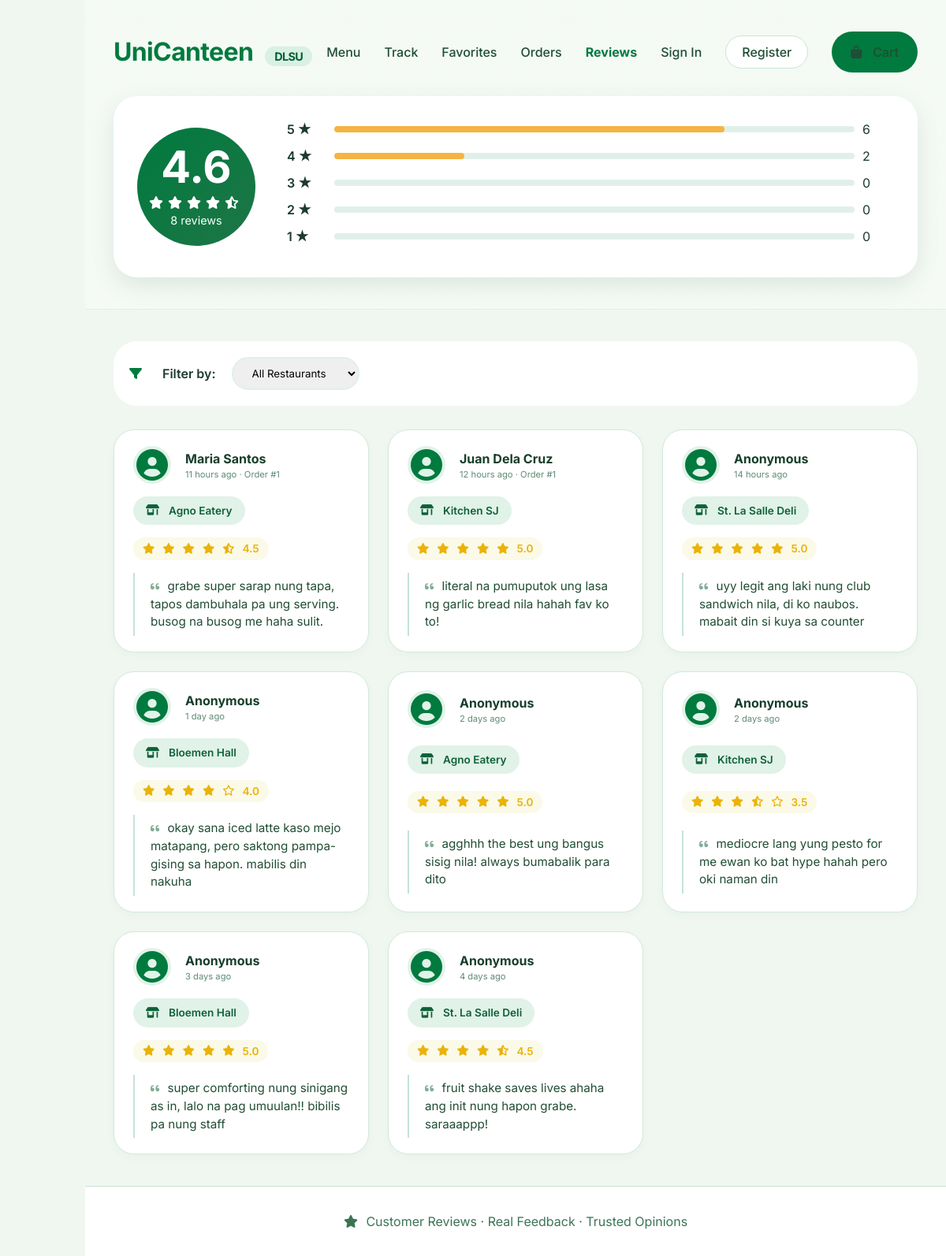
The page /frontend/reviews.php on the database its author committed.
### tables this page shows
CREATE TABLE Ratings (
    ID INT PRIMARY KEY AUTO_INCREMENT,
    restaurant_ID INT,
    order_ID INT UNIQUE,
    rating DECIMAL(3, 2) CHECK (rating BETWEEN 1.0 AND 5.0),
    review TEXT,
    is_anonymous BOOLEAN DEFAULT FALSE,
    timestamp TIMESTAMP DEFAULT CURRENT_TIMESTAMP,
    FOREIGN KEY (restaurant_ID) REFERENCES Restaurants(ID) ON DELETE CASCADE,
    FOREIGN KEY (order_ID) REFERENCES Orders(ID) ON DELETE CASCADE
);

CREATE TABLE Orders (
    ID INT PRIMARY KEY AUTO_INCREMENT,
    customer_ID INT,
    walkin_name VARCHAR(100) NULL,
    restaurant_ID INT,
    total_amount DECIMAL(10, 2) NOT NULL,
    status ENUM('P', 'PR', 'R', 'C') DEFAULT 'P',
    queue_number INT,
    payment_method ENUM('gcash', 'card', 'cash') DEFAULT 'gcash',
    order_date TIMESTAMP DEFAULT CURRENT_TIMESTAMP,
    pickup_time TIME,
    FOREIGN KEY (customer_ID) REFERENCES Users(ID),
    FOREIGN KEY (restaurant_ID) REFERENCES Restaurants(ID)
);

CREATE TABLE Restaurants (
    ID INT PRIMARY KEY AUTO_INCREMENT,
    name VARCHAR(60) NOT NULL,
    address VARCHAR(100),
    description TEXT,
    logo_url VARCHAR(255),
    owner_ID INT,
    is_open BOOLEAN DEFAULT TRUE,
    created_at TIMESTAMP DEFAULT CURRENT_TIMESTAMP,
    FOREIGN KEY (owner_ID) REFERENCES Users(ID)
);

### config/config.php (called while the page is built, shortened)
<?php
if (!function_exists('url')) {
    function url($path = '') {
        return BASE_PATH . ltrim($path, '/');
    }
}
if (!function_exists('getTimeAgo')) {
    function getTimeAgo($timestamp) {
        $time_ago = strtotime($timestamp);
        $current_time = time();
        $time_difference = $current_time - $time_ago;
        $seconds = $time_difference;
        $minutes = round($seconds / 60);
        $hours = round($seconds / 3600);
        $days = round($seconds / 86400);
        if ($seconds < 60) {
            return "Just now";
        } else if ($minutes < 60) {
            return $minutes . " minute" . ($minutes > 1 ? "s" : "") . " ago";
        } else if ($hours < 24) {
            return $hours . " hour" . ($hours > 1 ? "s" : "") . " ago";
        } else {
            return $days . " day" . ($days > 1 ? "s" : "") . " ago";
        }
    }
}
?>

### frontend/reviews.php (the view, shortened to what this page needs)
<?php
require_once __DIR__ . '/../config/config.php';
$db = Database::getInstance()->getConnection();
$page = isset($_GET['page_num']) ? intval($_GET['page_num']) : 1;
$limit = 10;
$offset = ($page - 1) * $limit;
$reviewsQuery = "SELECT
    rt.*,
    r.name as restaurant_name,
    COALESCE(CASE WHEN rt.is_anonymous = 1 THEN 'Anonymous' ELSE u.full_name END, 'Anonymous') as reviewer_name,
    u.email,
    o.queue_number as order_number
    FROM Ratings rt
    JOIN Restaurants r ON rt.restaurant_ID = r.ID
    LEFT JOIN Orders o ON rt.order_ID = o.ID
    LEFT JOIN Users u ON o.customer_ID = u.ID";
$reviewParams = [];
$reviewTypes = "";
$reviewsQuery .= " ORDER BY rt.timestamp DESC LIMIT ? OFFSET ?";
$reviewParams[] = $limit;
$reviewParams[] = $offset;
$reviewTypes .= "ii";
$reviewStmt = $db->prepare($reviewsQuery);
if (!empty($reviewParams)) {
    $reviewStmt->bind_param($reviewTypes, ...$reviewParams);
}
$reviewStmt->execute();
$reviews = $reviewStmt->get_result();
$statsQuery = "SELECT
    COUNT(*) as total_reviews,
    COALESCE(AVG(rating), 0) as avg_rating,
    SUM(CASE WHEN rating >= 4.5 THEN 1 ELSE 0 END) as five_star,
    SUM(CASE WHEN rating >= 3.5 AND rating < 4.5 THEN 1 ELSE 0 END) as four_star,
    SUM(CASE WHEN rating >= 2.5 AND rating < 3.5 THEN 1 ELSE 0 END) as three_star,
    SUM(CASE WHEN rating >= 1.5 AND rating < 2.5 THEN 1 ELSE 0 END) as two_star,
    SUM(CASE WHEN rating < 1.5 THEN 1 ELSE 0 END) as one_star
    FROM Ratings";
$statsStmt = $db->prepare($statsQuery);
$statsStmt->execute();
$stats = $statsStmt->get_result()->fetch_assoc();
?>
<!DOCTYPE html>
<html lang="en">
<head>
    <link rel="stylesheet" href="https://cdnjs.cloudflare.com/ajax/libs/font-awesome/6.0.0-beta3/css/all.min.css">
    <link rel="stylesheet" href="<?php echo url('assets/styles.css'); ?>">
</head>
<body>
    <div class="main-content">
        <section class="reviews-header">
            <div class="wrapper">
                <nav class="customer-nav">
                    <a href="<?php echo url('index.php?page=customer'); ?>" class="logo">UniCanteen <span>DLSU</span></a>
                    <div class="customer-nav-links">
                        <a href="<?php echo url('index.php?page=customer'); ?>#menu">Menu</a>
                        <a href="<?php echo url('index.php?page=customer'); ?>#track">Track</a>
                        <a href="<?php echo url('index.php?page=favorites'); ?>">Favorites</a>
                        <a href="<?php echo url('index.php?page=orders'); ?>">Orders</a>
                        <a href="<?php echo url('index.php?page=reviews'); ?>" style="font-weight: 700; color: #007a3e;">Reviews</a>
                        <?php if (isset($_SESSION['user_id'])): ?>
                            <a
                                href="<?php echo url('index.php?page=profile'); ?>"><?php echo htmlspecialchars(explode(' ', $_SESSION['user_name'] ?? 'Profile')[0]); ?></a>
                            <a href="<?php echo url('index.php?page=logout'); ?>" class="btn-outline">Logout</a>
                        <?php else: ?>
                            <a href="<?php echo url('index.php?page=login'); ?>">Sign In</a>
                            <a href="<?php echo url('index.php?page=register'); ?>" class="btn-outline">Register</a>
                        <?php endif; ?>
                        <a href="<?php echo url('index.php?page=cart'); ?>" class="btn-primary">
                            <i class="fas fa-bag-shopping"></i> Cart
                        </a>
                    </div>
                </nav>
                <div class="rating-big">
                    <div class="rating-circle">
                        <span class="number"><?php echo number_format($stats['avg_rating'], 1); ?></span>
                        <span class="stars">
                            <?php
                            $avg = $stats['avg_rating'];
                            for ($i = 1; $i <= 5; $i++):
                                if ($i <= floor($avg))
                                    echo '<i class="fas fa-star"></i>';
                                elseif ($i - 0.5 <= $avg)
                                    echo '<i class="fas fa-star-half-alt"></i>';
                                else
                                    echo '<i class="far fa-star"></i>';
                            endfor;
                            ?>
                        </span>
                        <span style="font-size: 0.9rem;"><?php echo $stats['total_reviews']; ?> reviews</span>
                    </div>
                    <div class="rating-bars">
                        <?php
                        $ratings = [
                            5 => $stats['five_star'],
                            4 => $stats['four_star'],
                            3 => $stats['three_star'],
                            2 => $stats['two_star'],
                            1 => $stats['one_star']
                        ];
                        foreach ($ratings as $stars => $count):
                            $percentage = $stats['total_reviews'] > 0 ? ($count / $stats['total_reviews']) * 100 : 0;
                            ?>
                            <div class="rating-bar">
                                <span class="bar-label"><?php echo $stars; ?> ★</span>
                                <div class="bar-progress">
                                    <div class="bar-fill" style="width: <?php echo $percentage; ?>%"></div>
                                </div>
                                <span style="min-width: 40px;"><?php echo $count; ?></span>
                            </div>
                        <?php endforeach; ?>
                    </div>
                </div>
            </div>
        </section>
        <div class="wrapper">
            <div class="filter-section">
                <i class="fas fa-filter" style="color: #007a3e;"></i>
                <span style="font-weight: 600;">Filter by:</span>
                <select onchange="window.location.href='<?php echo url('index.php?page=reviews'); ?>&restaurant=' + this.value"
                    style="padding: 10px 20px; border: 2px solid #e0f0e8; border-radius: 30px; font-family: 'Inter', sans-serif;">
                    <option value="0">All Restaurants</option>
                </select>
            </div>
            <div class="reviews-grid">
                <?php if ($reviews->num_rows > 0): ?>
                    <?php while ($review = $reviews->fetch_assoc()): ?>
                        <div class="review-card">
                            <div class="reviewer-avatar">
                                <i class="fas fa-user-circle" style="font-size: 2.5rem; color: #007a3e;"></i>
                                <div>
                                    <span
                                        class="name"><?php echo htmlspecialchars($review['reviewer_name'] ?? 'Anonymous'); ?></span>
                                    <div style="font-size: 0.7rem; color: #5f8b74;">
                                        <?php echo getTimeAgo($review['timestamp']); ?>
                                        <?php if ($review['order_number']): ?>
                                            · Order #<?php echo $review['order_number']; ?>
                                        <?php endif; ?>
                                    </div>
                                </div>
                            </div>
                            <div class="stall-badge">
                                <i class="fas fa-store-alt"></i> <?php echo htmlspecialchars($review['restaurant_name']); ?>
                            </div>
                            <div class="stars-container">
                                <?php
                                $rating = $review['rating'];
                                for ($i = 1; $i <= 5; $i++):
                                    if ($i <= floor($rating)):
                                        ?>
                                        <i class="fas fa-star"></i>
                                    <?php elseif ($i - 0.5 <= $rating): ?>
                                        <i class="fas fa-star-half-alt"></i>
                                    <?php else: ?>
                                        <i class="far fa-star"></i>
                                    <?php endif; endfor; ?>
                                <?php echo number_format($rating, 1); ?>
                            </div>
                            <div class="review-text">
                                <i class="fas fa-quote-left"></i>
                                <?php echo htmlspecialchars(html_entity_decode($review['review'], ENT_QUOTES, 'UTF-8')); ?>
                            </div>
                        </div>
                    <?php endwhile; ?>
                <?php endif; ?>
            </div>
        </div>
        <footer class="footer-note">
            <i class="fas fa-star"></i> Customer Reviews · Real Feedback · Trusted Opinions
        </footer>
    </div>
</body>
</html>

### assets/styles.css (style rules this page uses)
:root { --dlsu-green: #007a3e; --dlsu-darkgreen: #006032; --dlsu-lightgreen: #eaf7f0; --white: #ffffff; --off-white: #f9fffc; --border-soft: #cae3d6; --text-muted: #2b5d42; --shadow-left: 4px 0 16px rgba(0, 80, 20, 0.08); --warning: #f5b342; --danger: #b13e3e; --success: #0c6e3a; }
* { margin: 0; padding: 0; box-sizing: border-box; }
body { font-family: 'Inter', sans-serif; background: #f0f7f0; color: #1e3a2f; line-height: 1.5; display: flex; min-height: 100vh; }
i { margin-right: 6px; }
.main-content { flex: 1; overflow-y: auto; margin-left: 108px; background: #f0f7f0; }
.wrapper { max-width: 1300px; margin: 0 auto; padding: 0 36px; }
.btn-outline { border: 1px solid var(--border-soft); background: white; padding: 8px 20px; border-radius: 36px; font-weight: 600; color: var(--dlsu-green); text-decoration: none; transition: all 0.2s; cursor: pointer; }
.btn-primary { background: var(--dlsu-green); color: white; border: none; padding: 14px 24px; border-radius: 40px; font-weight: 600; cursor: pointer; transition: all 0.2s ease; display: inline-flex; align-items: center; justify-content: center; gap: 8px; text-decoration: none; flex: 1; }
.customer-nav { display: flex; justify-content: space-between; align-items: center; padding: 22px 0; }
.logo { font-weight: 700; font-size: 2rem; letter-spacing: -0.02em; color: var(--dlsu-green); text-decoration: none; }
.logo span { background: #d9f0e4; color: var(--dlsu-darkgreen); font-size: 0.9rem; padding: 4px 12px; border-radius: 50px; margin-left: 8px; }
.customer-nav-links { display: flex; gap: 30px; align-items: center; }
.customer-nav-links a { text-decoration: none; font-weight: 500; color: #1f4d35; transition: color 0.2s; }
.reviews-grid { display: flex; flex-direction: column; gap: 16px; margin: 28px 0 32px; }
.review-card { background: var(--white); border-radius: 26px; padding: 20px 24px; border: 1px solid #d0eadb; box-shadow: 0 4px 12px rgba(0, 60, 20, 0.03); display: flex; flex-wrap: wrap; align-items: center; gap: 16px 20px; transition: all 0.1s ease; }
.reviewer-avatar { display: flex; align-items: center; gap: 12px; min-width: 160px; }
.reviewer-avatar i { font-size: 2.2rem; color: var(--dlsu-green); background: #e1f3e9; width: 48px; height: 48px; border-radius: 50%; display: flex; align-items: center; justify-content: center; }
.reviewer-avatar .name { font-weight: 700; font-size: 1rem; color: #173e2b; }
.stall-badge { background: #e1f2e8; border-radius: 40px; padding: 8px 16px; font-size: 0.85rem; font-weight: 600; color: #0e6138; display: inline-flex; align-items: center; gap: 6px; white-space: nowrap; }
.stars-container { display: flex; align-items: center; gap: 4px; color: #eab308; background: #fbf9e8; padding: 4px 12px; border-radius: 40px; font-size: 0.85rem; font-weight: 600; }
.review-text { flex: 2; min-width: 240px; color: #214d34; font-size: 0.95rem; line-height: 1.5; padding: 6px 0 6px 20px; border-left: 2px solid #c5e3d3; }
.review-text i { color: #4f8b6b; opacity: 0.7; margin-right: 6px; font-size: 0.8rem; }
.footer-note { text-align: center; padding: 32px; color: #3b7455; background: white; border-top: 1px solid var(--border-soft); margin-top: 40px; }

### rows shown on the page
ratings: reviewer_name "Maria Santos", timestamp "11 hours ago", order_ID.queue_number "1", restaurant_ID.name "Agno Eatery", rating "4.5", review "grabe super sarap nung tapa, tapos dambuhala pa ung serving. busog na busog me haha sulit."
ratings: reviewer_name "Juan Dela Cruz", timestamp "12 hours ago", order_ID.queue_number "1", restaurant_ID.name "Kitchen SJ", rating "5.0", review "literal na pumuputok ung lasa ng garlic bread nila hahah fav ko to!"
ratings: reviewer_name "Anonymous", timestamp "14 hours ago", restaurant_ID.name "St. La Salle Deli", rating "5.0", review "uyy legit ang laki nung club sandwich nila, di ko naubos. mabait din si kuya sa counter"
ratings: reviewer_name "Anonymous", timestamp "1 day ago", restaurant_ID.name "Bloemen Hall", rating "4.0", review "okay sana iced latte kaso mejo matapang, pero saktong pampa-gising sa hapon. mabilis din nakuha"
ratings: reviewer_name "Anonymous", timestamp "2 days ago", restaurant_ID.name "Agno Eatery", rating "5.0", review "agghhh the best ung bangus sisig nila! always bumabalik para dito"
ratings: reviewer_name "Anonymous", timestamp "2 days ago", restaurant_ID.name "Kitchen SJ", rating "3.5", review "mediocre lang yung pesto for me ewan ko bat hype hahah pero oki naman din"
ratings: reviewer_name "Anonymous", timestamp "3 days ago", restaurant_ID.name "Bloemen Hall", rating "5.0", review "super comforting nung sinigang as in, lalo na pag umuulan!! bibilis pa nung staff"
ratings: reviewer_name "Anonymous", timestamp "4 days ago", restaurant_ID.name "St. La Salle Deli", rating "4.5", review "fruit shake saves lives ahaha ang init nung hapon grabe. saraaappp!"

### other values the page prints
$stats['avg_rating'] "4.6"
$stats['total_reviews'] "8"
$stars "5"
$count "6"
$stars "4"
$count "2"
$stars "3"
$count "0"
$stars "2"
$stars "1"
